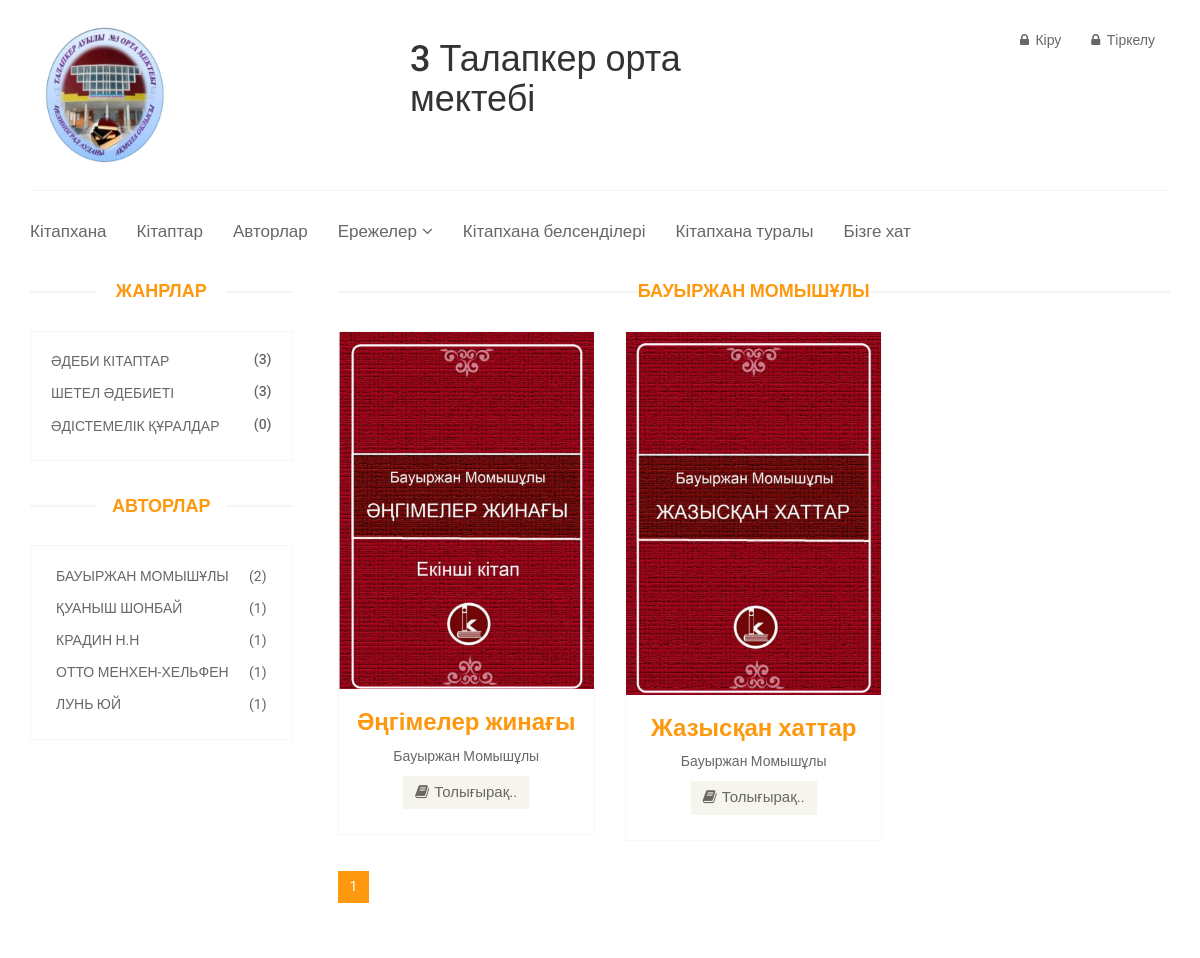
The page /author/bauyrzhan-momyshly/ on the database its author committed.
### books/models.py (models this page shows, shortened)
class Base(models.Model):
    name=models.CharField(max_length=255,verbose_name='Название')
    slug=models.SlugField(max_length=255,verbose_name='Слаг')
    def __str__(self):
        return self.name
    class Meta:
        abstract=True

class Genre(Base):
    def get_absolute_url(self):
        return reverse('home:genre_detail',args=[self.slug])
    class Meta:
        verbose_name='Жанр'
        verbose_name_plural='Жанр'

class Author(Base):
    def get_absolute_url(self):
        return reverse('home:author_detail',args=[self.slug])
    class Meta:
        verbose_name='Авторы'
        verbose_name_plural='Авторы'

class Books(Base):
    description=models.TextField(verbose_name='Описание')
    author=models.ForeignKey(Author,verbose_name="Автор",on_delete=models.PROTECT,related_name='author_book')
    genre=models.ForeignKey(Genre,verbose_name="Жанр",on_delete=models.PROTECT,related_name='genre_book')
    image=models.ImageField(upload_to='images/%Y/%m/%d',verbose_name='Картина')
    file=models.FileField(upload_to='file/%Y/%m/%d',verbose_name='Книга')
    size=models.CharField(verbose_name='Размер файла',max_length=255,blank=True)
    date=models.DateField(verbose_name='Дата',auto_now_add=True)
    def get_absolute_url(self):
        return reverse('home:book_detail',args=[self.slug])
    class Meta:
        verbose_name_plural='Книги'
        verbose_name='Книги'
        ordering=['date']

### home/views.py (the view)
# urls.py: path('author/<str:slug>/',views.author_detail,name='author_detail'),
def author_detail(request,slug):
    genres = Genre.objects.all()[:10]
    authors = Author.objects.all()[:10]
    author = get_object_or_404(Author, slug=slug)
    object_list = Books.objects.filter(author=author)[:12]
    paginator = Paginator(object_list, 6)
    page = request.GET.get('page')
    try:
        books = paginator.page(page)
    except PageNotAnInteger:
        books = paginator.page(1)
    except EmptyPage:
        books = paginator.page(paginator.num_pages)
    return render(request,'books/author_detail.html',locals())

### templates/books/author_detail.html (shortened to what this page needs)
{% extends 'base.html' %}
{% load static %}
{% block content %}
<header id="header">
		<div class="header-middle">
			<div class="container">
				<div class="row">
					<div class="col-sm-4">
						<div class="logo ">
                            <a href="{% url 'home:home' %}"><img src="{% static 'images/home/logo.png' %}" alt="" width="150"/></a>
						</div>
					</div>
                    <div class="col-sm-4">
						<div class="logo pull-left">
					<h1>3 Талапкер орта мектебі</h1>
                        </div>
					</div>
					<div class="col-sm-4">
						<div class="shop-menu pull-right">
							<ul class="nav navbar-nav">
						                  {% if request.user.is_authenticated %}
			<li><a href="{% url 'registration:logout' %}"><i class="fa fa-lock"></i> Шығу</a></li>
                            {% else %}
								<li><a href="{% url 'registration:login' %}"><i class="fa fa-lock"></i> Кіру</a></li>
								<li><a href="{% url 'registration:register' %}"><i class="fa fa-lock"></i> Тіркелу</a></li>
							{% endif %}
							</ul>
						</div>
					</div>
				</div>
			</div>
		</div>
		<div class="header-bottom">
			<div class="container">
				<div class="row">			<div class="col-sm-12">
						<div class="mainmenu pull-left">
							<ul class="nav navbar-nav collapse navbar-collapse">
								<li><a href="{% url 'home:home' %}" >Кітапхана</a></li>
								<li><a href="{% url 'home:book_list' %}">Кітаптар</a></li>
								<li><a href="{% url 'home:author_list' %}">Авторлар</a></li>
								<li class="dropdown"><a href="#">Ережелер<i class="fa fa-angle-down"></i></a>
                                </li>
	                			<li><a href="{% url 'home:library_best' %}">Кітапхана белсенділері</a></li>
                                <li><a href="{% url 'home:about_us' %}">Кітапхана туралы</a></li>
								<li><a href="{% url 'home:contact_us' %}">Бізге хат</a></li>
							</ul>
						</div>
					</div></div>
            </div>
				</div>
	</header>
	<section>
		<div class="container">
			<div class="row">
				<div class="col-sm-3">
					<div class="left-sidebar">
						<h2>Жанрлар</h2>
						<div class="panel-group category-products" id="accordian">
							{% for genre in genres %}
                            <div class="panel panel-default">
								<div class="panel-heading">
									<h4 class="panel-title"><a href="{{ genre.get_absolute_url }}"><span class="pull-right">({{ genre.genre_book.count }})</span>{{ genre.name }}</a></h4>
								</div>
							</div>
							{% endfor %}
						</div>
						<div class="brands_products">
							<h2>Авторлар</h2>
							<div class="brands-name">
								<ul class="nav nav-pills nav-stacked">
                                    {% for author in authors %}
									<li><a href="{{ author.get_absolute_url }}"> <span class="pull-right">({{ author.author_book.count }})</span>{{ author.name }}</a></li>
                                    {% endfor %}
									</ul>
							</div>
						</div>
					</div>
				</div>
				<div class="col-sm-9 padding-right">
					<div class="features_items">
						<h2 class="title text-center">{{ author.name|title }}</h2>
                        {% for book in books %}
                            						<div class="col-sm-4">
							<div class="product-image-wrapper">
								<div class="single-products">
										<div class="productinfo text-center">
											<img src="{{ book.image.url }}" alt="{{ book.name }}" />
											<h2>{{ book.name }}</h2>
											<p>{{ book.author }}</p>
											<a href="{{ book.get_absolute_url }}" class="btn btn-default add-to-cart"><i class="fa fa-book"></i>Толығырақ..</a>
													</div>
								</div>
							</div>
						</div>
                        {% endfor %}
					</div>
     {% if books %}
                            <div class="row">
 <div class="pagination">
            {% include 'paginator.html' with page=books %}
                </div>
                            </div>
{% endif %}
				</div>
			</div>
		</div>
	</section>
{% endblock %}

### static/css/main.css (style rules this page uses)
body { font-family: 'Roboto', sans-serif; background:; position: relative; font-weight:400px; }
ul li { list-style: none; }
a { -webkit-transition: 300ms; -moz-transition: 300ms; -o-transition: 300ms; transition: 300ms; }
h1, h2, h3, h4, h5, h6 { font-family: 'Roboto', sans-serif; }
.header-middle .container .row { border-bottom: 1px solid #f5f5f5; margin-left: 0; margin-right: 0; padding-bottom: 20px; padding-top: 20px; }
.header-middle .container .row .col-sm-4 { padding-left: 0; }
.shop-menu ul li { display:inline-block; padding-left: 15px; padding-right: 15px; }
.shop-menu ul li:last-child { padding-right: 0; }
.shop-menu ul li a { background: #FFFFFF; color: #696763; font-family: 'Roboto', sans-serif; font-size: 14px; font-weight: 300; padding:0; padding-right: 0; margin-top: 10px; }
.shop-menu ul li a i { margin-right:3px; }
.header-bottom { padding-bottom: 30px; padding-top: 30px; }
.navbar-collapse.collapse { padding-left: 0; }
.mainmenu ul li { padding-right: 15px; padding-left: 15px; }
.mainmenu ul li:first-child { padding-left: 0px; }
.mainmenu ul li a { color: #696763; font-family: 'Roboto', sans-serif; font-size: 17px; font-weight: 300; padding: 0; padding-bottom: 10px; }
.fa-angle-down { padding-left: 5px; }
.category-products { border: 1px solid #F7F7F0; margin-bottom: 35px; padding-bottom: 20px; padding-top: 15px; }
.left-sidebar h2, .brands_products h2 { color: #FE980F; font-family: 'Roboto', sans-serif; font-size: 18px; font-weight: 700; margin: 0 auto 30px; text-align: center; text-transform: uppercase; position: relative; z-index:3; }
.left-sidebar h2:after, h2.title:after { content: " "; position: absolute; border: 1px solid #f5f5f5; bottom:8px; left: 0; width: 100%; height: 0; z-index: -2; }
.left-sidebar h2:before { content: " "; position: absolute; background: #fff; bottom: -6px; width: 130px; height: 30px; z-index: -1; left: 50%; margin-left: -65px; }
h2.title:before { content: " "; position: absolute; background: #fff; bottom: -6px; width: 220px; height: 30px; z-index: -1; left: 50%; margin-left: -110px; }
.category-products .panel { background-color: #FFFFFF; border: 0px; border-radius: 0px; box-shadow:none; margin-bottom: 0px; }
.category-products .panel-default .panel-heading { background-color: #FFFFFF; border: 0 none; color: #FFFFFF; padding: 5px 20px; }
.category-products .panel-default .panel-heading .panel-title a { color: #696763; font-family: 'Roboto', sans-serif; font-size: 14px; text-decoration: none; text-transform: uppercase; }
.brands-name { border: 1px solid #F7F7F0; padding-bottom: 20px; padding-top: 15px; }
.brands-name .nav-stacked li a { background-color: #FFFFFF; color: #696763; font-family: 'Roboto', sans-serif; font-size: 14px; padding: 5px 25px; text-decoration: none; text-transform: uppercase; }
.padding-right { padding-right: 0; }
.features_items { overflow:hidden; }
h2.title { color: #FE980F; font-family: 'Roboto', sans-serif; font-size: 18px; font-weight: 700; margin: 0 15px; text-transform: uppercase; margin-bottom: 30px; position: relative; }
.product-image-wrapper { border:1px solid #F7F7F5; overflow: hidden; margin-bottom:30px; }
.single-products { position: relative; }
.productinfo h2 { color: #FE980F; font-family: 'Roboto', sans-serif; font-size: 24px; font-weight: 700; }
.productinfo p { font-family: 'Roboto', sans-serif; font-size: 14px; font-weight: 400; color: #696763; }
.productinfo img { width: 100%; }
.productinfo { position:relative; }
.add-to-cart { background:#F5F5ED; border: 0 none; border-radius: 0; color: #696763; font-family: 'Roboto', sans-serif; font-size: 15px; margin-bottom: 25px; }
.add-to-cart i { margin-right:5px; }
.pagination { display: inline-block; margin-bottom: 25px; margin-top: 0; padding-left: 15px; }

### rows shown on the page
Genre: genre_book.count "3", name "ӘДЕБИ КІТАПТАР"
Genre: genre_book.count "3", name "ШЕТЕЛ ӘДЕБИЕТІ"
Genre: genre_book.count "0", name "ӘДІСТЕМЕЛІК ҚҰРАЛДАР"
Author: author_book.count "2", name "БАУЫРЖАН МОМЫШҰЛЫ"
Author: author_book.count "1", name "ҚУАНЫШ ШОНБАЙ"
Author: author_book.count "1", name "КРАДИН Н.Н"
Author: author_book.count "1", name "ОТТО МЕНХЕН-ХЕЛЬФЕН"
Author: author_book.count "1", name "ЛУНЬ ЮЙ"
Books: image (picture), name "Әңгімелер жинағы", author "Бауыржан Момышұлы"
Books: image (picture), name "Жазысқан хаттар", author "Бауыржан Момышұлы"

### other values the page prints
{{ page.number }} "1"
